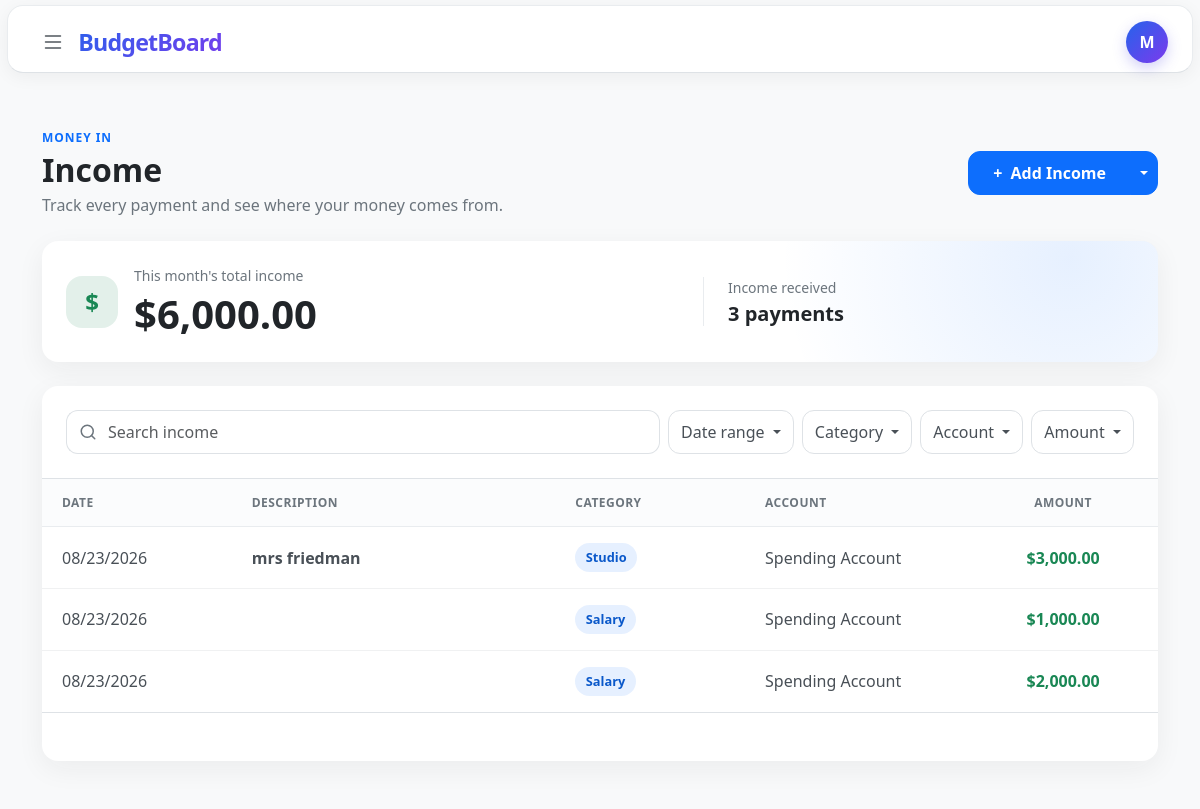
Page /income (signed in) on the earlier database version.
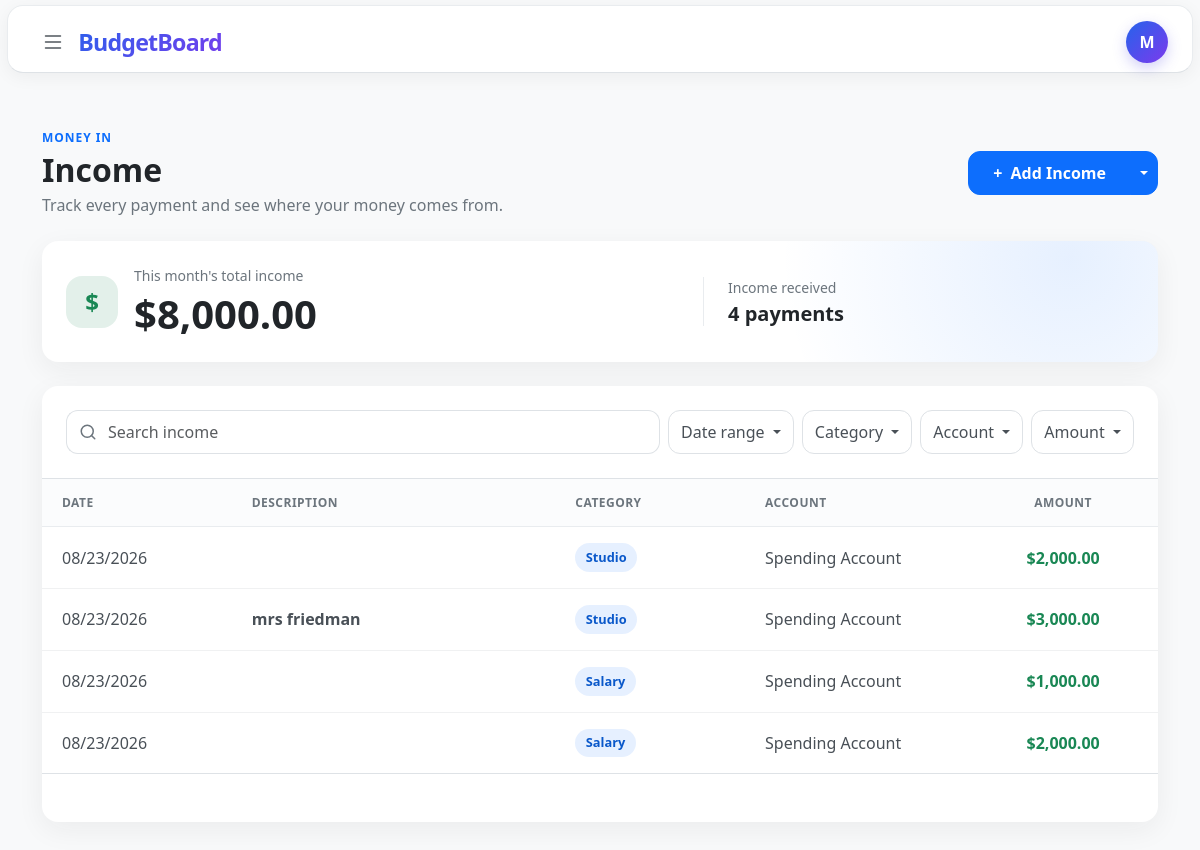
Same page on the later database version.
### tables this page shows
CREATE TABLE income (
    id INTEGER PRIMARY KEY AUTOINCREMENT,
    user_id INTEGER NOT NULL,
    amount NUMERIC NOT NULL,
    category_id INTEGER NOT NULL,
    description TEXT,
    account_id INTEGER NOT NULL,
    date DATETIME NOT NULL DEFAULT CURRENT_TIMESTAMP,
    added_at DATETIME NOT NULL DEFAULT CURRENT_TIMESTAMP,

    FOREIGN KEY (user_id) REFERENCES users(id),
    FOREIGN KEY (category_id) REFERENCES categories(id),
    FOREIGN KEY (account_id) REFERENCES accounts(id)
);

CREATE TABLE categories (
    id INTEGER PRIMARY KEY AUTOINCREMENT,
    user_id INTEGER NOT NULL,
    name TEXT NOT NULL,
    type TEXT NOT NULL CHECK (type IN ('income', 'expense')),
    created_at DATETIME NOT NULL DEFAULT CURRENT_TIMESTAMP,

    FOREIGN KEY (user_id) REFERENCES users(id),
    UNIQUE (user_id, name, type)
);

CREATE TABLE accounts(
    id INTEGER PRIMARY KEY AUTOINCREMENT,
    user_id INTEGER NOT NULL,
    name TEXT NOT NULL,
    type TEXT NOT NULL CHECK (
        type IN (
            'checking',
            'savings',
            'cash',
            'credit card',
            'investment',
            'other'
        )
    ),
    bank TEXT,
    created_at DATETIME NOT NULL DEFAULT CURRENT_TIMESTAMP,

    FOREIGN KEY (user_id) REFERENCES users(id)
);

### app.py (the view)
@app.route("/income", defaults={"limit": 10}, methods=["GET", "POST"])
@app.route("/income/<int:limit>", methods=["GET", "POST"])
def income(limit):
    user_id = session["user_id"]
    allowed_limits = (10, 25, 50)
    if limit not in allowed_limits:
        limit = 10
    errors = {}
    if request.method == "POST":
        amount_text = (request.form.get("amount") or "").strip()
        category_name = (request.form.get("category") or "").strip()
        submitted_description = request.form.get("description")
        description = submitted_description.strip() if submitted_description else None
        account_id_text = (request.form.get("account_id") or "").strip()
        income_date = (request.form.get("date") or "").strip()
        cents_amount = None
        account_id = None
        try:
            amount = Decimal(amount_text)
            cents_amount = amount.quantize(Decimal("0.01"))
            if not amount.is_finite() or amount <= 0 or amount != cents_amount:
                errors["amount"] = (
                    "Enter an amount greater than zero with no more "
                    "than two decimal places."
                )
        except (InvalidOperation, ValueError):
            errors["amount"] = (
                "Enter an amount greater than zero with no more "
                "than two decimal places."
            )
        if not category_name:
            errors["category"] = "Income category is required."
        elif len(category_name) > 50:
            errors["category"] = "Income category must be 50 characters or fewer."
        if description and len(description) > 150:
            errors["description"] = "Description must be 150 characters or fewer."
        try:
            account_id = int(account_id_text)
        except ValueError:
            errors["account_id"] = "Select a valid account."
        else:
            account_rows = db.execute(
                "SELECT id FROM accounts WHERE id = ? AND user_id = ?",
                account_id,
                user_id
            )
            if len(account_rows) != 1:
                errors["account_id"] = "Select a valid account."
        try:
            datetime.strptime(income_date, "%Y-%m-%d")
        except ValueError:
            errors["date"] = "Select a valid income date."
        if errors:
            form_data = {
                "amount": amount_text,
                "category": category_name,
                "description": description if description is not None else "",
                "account_id": account_id_text,
                "date": income_date
            }
        else:
            category_rows = db.execute(
                """
                SELECT id
                FROM categories
                WHERE user_id = ?
                  AND type = 'income'
                  AND name = ? COLLATE NOCASE
                """,
                user_id,
                category_name
            )
            if category_rows:
                category_id = category_rows[0]["id"]
            else:
                category_id = db.execute(
                    """
                    INSERT INTO categories (user_id, name, type)
                    VALUES (?, ?, 'income')
                    """,
                    user_id,
                    category_name
                )
            db.execute(
                """
                INSERT INTO income (
                    user_id,
                    amount,
                    category_id,
                    description,
                    account_id,
                    date
                )
                VALUES (?, ?, ?, ?, ?, ?)
                """,
                user_id,
                float(cents_amount),
                category_id,
                description,
                account_id,
                income_date
            )
            return redirect(url_for("income", limit=limit, added=1))
    else:
        form_data = {
            "amount": "",
            "category": "",
            "description": "",
            "account_id": "",
            "date": datetime.now().strftime("%Y-%m-%d")
        }
    accounts = db.execute(
        "SELECT id, name FROM accounts WHERE user_id = ? ORDER BY name",
        user_id
    )
    categories = db.execute(
        """
        SELECT id, name
        FROM categories
        WHERE user_id = ? AND type = 'income'
        ORDER BY name
        """,
        user_id
    )
    entries = db.execute(
        """
        SELECT
            income.id,
            income.amount,
            income.description,
            strftime('%m/%d/%Y', income.date) AS display_date,
            categories.name AS category,
            accounts.name AS account
        FROM income
        JOIN categories ON categories.id = income.category_id
        JOIN accounts ON accounts.id = income.account_id
        WHERE income.user_id = ?
        ORDER BY income.date DESC, income.id DESC
        LIMIT ?
        """,
        user_id,
        limit + 1
    )
    has_more = len(entries) > limit
    entries = entries[:limit]
    summary = db.execute(
        """
        SELECT
            COALESCE(SUM(amount), 0) AS total,
            COUNT(*) AS count
        FROM income
        WHERE user_id = ?
          AND date(date, 'start of month') =
              date('now', 'localtime', 'start of month')
        """,
        user_id
    )[0]
    next_limit = {10: 25, 25: 50, 50: None}[limit] if has_more else None
    return render_template(
        "income.html",
        accounts=accounts,
        categories=categories,
        entries=entries,
        summary=summary,
        errors=errors,
        form_data=form_data,
        current_limit=limit,
        next_limit=next_limit
    ), 400 if errors else 200

### templates/income.html (shortened to what this page needs)
{% extends "layout.html" %}
{% block main %}
    <section class="income-page py-4 py-lg-5">
        <div class="container-xl">
            <div class="d-flex flex-column flex-sm-row align-items-sm-center justify-content-between gap-3 mb-4">
                <div>
                    <p class="income-eyebrow mb-1">Money in</p>
                    <h1 class="h2 fw-bold mb-1">Income</h1>
                    <p class="text-secondary mb-0">Track every payment and see where your money comes from.</p>
                </div>
                <div class="btn-group income-add-group align-self-start align-self-sm-center">
                    <button
                        class="btn btn-primary px-4"
                        type="button"
                        data-bs-toggle="modal"
                        data-bs-target="#addIncomeModal"
                    >
                        <span class="me-1" aria-hidden="true">+</span> Add Income
                    </button>
                    <button
                        class="btn btn-primary dropdown-toggle dropdown-toggle-split"
                        type="button"
                        data-bs-toggle="dropdown"
                        aria-expanded="false"
                    >
                    </button>
                </div>
            </div>
            <div class="card income-summary-card border-0 mb-4">
                <div class="card-body p-4">
                    <div class="row align-items-center g-4">
                        <div class="col-sm-7">
                            <div class="d-flex align-items-center gap-3">
                                <div class="income-summary-icon" aria-hidden="true">$</div>
                                <div>
                                    <p class="text-secondary small mb-1">This month's total income</p>
                                    <p class="display-6 fw-bold mb-0">{{ summary["total"] | usd }}</p>
                                </div>
                            </div>
                        </div>
                        <div class="col-sm-5">
                            <div class="income-summary-detail ps-sm-4">
                                <p class="text-secondary small mb-1">Income received</p>
                                <p class="h5 fw-semibold mb-0">
                                    {{ summary["count"] }}
                                    {{ "payment" if summary["count"] == 1 else "payments" }}
                                </p>
                            </div>
                        </div>
                    </div>
                </div>
            </div>
            <div class="card income-list-card border-0">
                <div class="card-body p-0">
                    <div class="p-3 p-lg-4 border-bottom">
                        <div class="row g-2 align-items-center">
                            <div class="col-12 col-lg">
                                <div class="input-group income-search">
                                    <span class="input-group-text bg-white border-end-0 text-secondary" aria-hidden="true">
                                        <svg width="18" height="18" viewBox="0 0 24 24" fill="none" stroke="currentColor" stroke-width="2" stroke-linecap="round" stroke-linejoin="round">
                                            <circle cx="11" cy="11" r="8"></circle>
                                            <path d="m21 21-4.35-4.35"></path>
                                        </svg>
                                    </span>
                                    <input
                                        class="form-control border-start-0 ps-0"
                                        type="search"
                                        placeholder="Search income"
                                        aria-label="Search income"
                                    >
                                </div>
                            </div>
                            <div class="col-6 col-sm-auto dropdown">
                                <button class="btn btn-outline-secondary w-100 dropdown-toggle" type="button" data-bs-toggle="dropdown" data-bs-auto-close="outside" aria-expanded="false">
                                    Date range
                                </button>
                            </div>
                            <div class="col-6 col-sm-auto dropdown">
                                <button class="btn btn-outline-secondary w-100 dropdown-toggle" type="button" data-bs-toggle="dropdown" data-bs-auto-close="outside" aria-expanded="false">
                                    Category
                                </button>
                            </div>
                            <div class="col-6 col-sm-auto dropdown">
                                <button class="btn btn-outline-secondary w-100 dropdown-toggle" type="button" data-bs-toggle="dropdown" data-bs-auto-close="outside" aria-expanded="false">
                                    Account
                                </button>
                            </div>
                            <div class="col-6 col-sm-auto dropdown">
                                <button class="btn btn-outline-secondary w-100 dropdown-toggle" type="button" data-bs-toggle="dropdown" data-bs-auto-close="outside" aria-expanded="false">
                                    Amount
                                </button>
                            </div>
                        </div>
                    </div>
                    <div class="table-responsive">
                        <table class="table income-table align-middle mb-0">
                            <colgroup>
                                <col class="income-col-standard">
                                <col class="income-col-description">
                                <col class="income-col-standard">
                                <col class="income-col-account">
                                <col class="income-col-standard">
                            </colgroup>
                            <thead>
                                <tr>
                                    <th scope="col">Date</th>
                                    <th scope="col">Description</th>
                                    <th scope="col">Category</th>
                                    <th scope="col">Account</th>
                                    <th class="income-amount-column" scope="col">Amount</th>
                                </tr>
                            </thead>
                            <tbody>
                                {% for entry in entries %}
                                    <tr>
                                        <td><span class="text-nowrap">{{ entry["display_date"] }}</span></td>
                                        <td><span class="fw-semibold">{{ entry["description"] or "" }}</span></td>
                                        <td><span class="income-category">{{ entry["category"] }}</span></td>
                                        <td>{{ entry["account"] }}</td>
                                        <td class="income-amount-column fw-semibold text-success">{{ entry["amount"] | usd }}</td>
                                    </tr>
                                {% else %}
                                    <tr>
                                        <td class="text-center text-secondary py-5" colspan="5">
                                            No income has been recorded yet.
                                        </td>
                                    </tr>
                                {% endfor %}
                            </tbody>
                        </table>
                    </div>
                    <div class="text-center p-4 border-top">
                    </div>
                </div>
            </div>
        </div>
    </section>
{% endblock %}

Differences in the rows shown:
added income: display_date "08/23/2026", category "Studio", account "Spending Account", amount "$2,000.00"
Other differences:
{{ summary["total"] | usd }}: "$6,000.00" → "$8,000.00"
{{ summary["count"] }}: "3" → "4"
